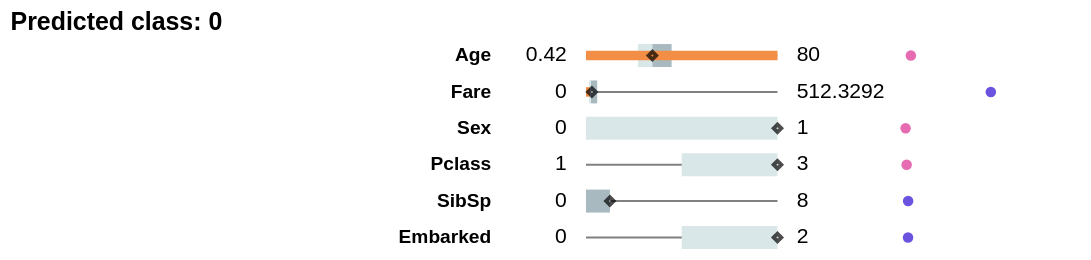

Write notebook code for a chart like this one.
### Code cell
plot_rules(df_viz)

### Figure 1 — Vega-Lite specification as saved in the notebook (floating-point values rounded to 4 significant figures)
{"config": {"view": {"continuousWidth": 400, "continuousHeight": 300, "stroke": "white", "strokeWidth": 1}, "axis": {"grid": false}, "axisX": {"disable": true}, "axisY": {"domain": false, "labelPadding": 50, "minExtent": 300, "ticks": false}, "concat": {"spacing": 5}, "title": {"anchor": "start", "fontWeight": "bold"}}, "vconcat": [{"hconcat": [{"layer": [{"data": {"name": "data-1e2bb72ffc6b0a415e19774cbc120a48"}, "mark": {"type": "bar", "color": "grey", "size": 1}, "encoding": {"x": {"field": "min", "scale": {"clamp": true, "domain": [0.42, 80.0], "nice": false}, "title": null, "type": "quantitative"}, "x2": {"field": "max"}, "y": {"axis": {"labelFontWeight": "bold"}, "field": "index", "title": null, "type": "nominal"}}}, {"data": {"name": "data-1e2bb72ffc6b0a415e19774cbc120a48"}, "mark": {"type": "bar", "color": "#DAE7E8", "size": 12}, "encoding": {"x": {"field": "q1", "scale": {"clamp": true, "domain": [0.42, 80.0], "nice": false}, "title": null, "type": "quantitative"}, "x2": {"field": "median"}}}, {"data": {"name": "data-1e2bb72ffc6b0a415e19774cbc120a48"}, "mark": {"type": "bar", "color": "#A8B9BF", "size": 12}, "encoding": {"x": {"field": "median", "scale": {"clamp": true, "domain": [0.42, 80.0], "nice": false}, "title": null, "type": "quantitative"}, "x2": {"field": "q3"}}}, {"data": {"name": "data-1e2bb72ffc6b0a415e19774cbc120a48"}, "mark": {"type": "bar", "color": "#f28e46", "size": 5}, "encoding": {"x": {"field": "thr", "title": null, "type": "quantitative"}, "x2": {"field": "thr2"}, "y": {"field": "index", "title": null, "type": "nominal"}}}, {"data": {"name": "data-1e2bb72ffc6b0a415e19774cbc120a48"}, "mark": {"type": "text", "align": "right", "color": "black", "dx": -10}, "encoding": {"text": {"field": "min", "type": "nominal"}, "x": {"field": "min", "title": null, "type": "quantitative"}}}, {"data": {"name": "data-1e2bb72ffc6b0a415e19774cbc120a48"}, "mark": {"type": "text", "align": "left", "color": "black", "dx": 10}, "encoding": {"text": {"field": "max", "type": "nominal"}, "x": {"field": "max", "title": null, "type": "quantitative"}}}, {"data": {"name": "data-1e2bb72ffc6b0a415e19774cbc120a48"}, "mark": {"type": "point", "color": "black", "shape": "diamond", "size": 16}, "encoding": {"tooltip": [{"field": "inst", "title": "Age"}], "x": {"field": "inst", "scale": {"clamp": true, "domain": [0.42, 80.0], "nice": false}, "title": null, "type": "quantitative"}}}], "height": 12, "width": 100}, {"data": {"name": "data-1e2bb72ffc6b0a415e19774cbc120a48"}, "mark": {"type": "circle", "color": "black"}, "encoding": {"color": {"condition": {"value": "#2C0AD1", "test": "datum.feature_importance > 0"}, "value": "#DB2C8F"}, "tooltip": [{"field": "feature_importance", "title": "Feature importance"}], "x": {"field": "feature_importance", "scale": {"domain": [-1, 1]}, "title": null, "type": "quantitative"}, "y": {"axis": null, "field": "index", "title": null, "type": "nominal"}}, "height": 12, "width": 100}], "spacing": 0}, {"hconcat": [{"layer": [{"data": {"name": "data-7859caaae51a6eb87a0b905db816391f"}, "mark": {"type": "bar", "color": "grey", "size": 1}, "encoding": {"x": {"field": "min", "scale": {"clamp": true, "domain": [0.0, 512.3], "nice": false}, "title": null, "type": "quantitative"}, "x2": {"field": "max"}, "y": {"axis": {"labelFontWeight": "bold"}, "field": "index", "title": null, "type": "nominal"}}}, {"data": {"name": "data-7859caaae51a6eb87a0b905db816391f"}, "mark": {"type": "bar", "color": "#DAE7E8", "size": 12}, "encoding": {"x": {"field": "q1", "scale": {"clamp": true, "domain": [0.0, 512.3], "nice": false}, "title": null, "type": "quantitative"}, "x2": {"field": "median"}}}, {"data": {"name": "data-7859caaae51a6eb87a0b905db816391f"}, "mark": {"type": "bar", "color": "#A8B9BF", "size": 12}, "encoding": {"x": {"field": "median", "scale": {"clamp": true, "domain": [0.0, 512.3], "nice": false}, "title": null, "type": "quantitative"}, "x2": {"field": "q3"}}}, {"data": {"name": "data-7859caaae51a6eb87a0b905db816391f"}, "mark": {"type": "bar", "color": "#f28e46", "size": 5}, "encoding": {"x": {"field": "thr", "title": null, "type": "quantitative"}, "x2": {"field": "thr2"}, "y": {"field": "index", "title": null, "type": "nominal"}}}, {"data": {"name": "data-7859caaae51a6eb87a0b905db816391f"}, "mark": {"type": "text", "align": "right", "color": "black", "dx": -10}, "encoding": {"text": {"field": "min", "type": "nominal"}, "x": {"field": "min", "title": null, "type": "quantitative"}}}, {"data": {"name": "data-7859caaae51a6eb87a0b905db816391f"}, "mark": {"type": "text", "align": "left", "color": "black", "dx": 10}, "encoding": {"text": {"field": "max", "type": "nominal"}, "x": {"field": "max", "title": null, "type": "quantitative"}}}, {"data": {"name": "data-7859caaae51a6eb87a0b905db816391f"}, "mark": {"type": "point", "color": "black", "shape": "diamond", "size": 16}, "encoding": {"tooltip": [{"field": "inst", "title": "Fare"}], "x": {"field": "inst", "scale": {"clamp": true, "domain": [0.0, 512.3], "nice": false}, "title": null, "type": "quantitative"}}}], "height": 12, "width": 100}, {"data": {"name": "data-7859caaae51a6eb87a0b905db816391f"}, "mark": {"type": "circle", "color": "black"}, "encoding": {"color": {"condition": {"value": "#2C0AD1", "test": "datum.feature_importance > 0"}, "value": "#DB2C8F"}, "tooltip": [{"field": "feature_importance", "title": "Feature importance"}], "x": {"field": "feature_importance", "scale": {"domain": [-1, 1]}, "title": null, "type": "quantitative"}, "y": {"axis": null, "field": "index", "title": null, "type": "nominal"}}, "height": 12, "width": 100}], "spacing": 0}, {"hconcat": [{"layer": [{"data": {"name": "data-27eb8cd38ab6627908e9c4f8bb51105f"}, "mark": {"type": "bar", "color": "grey", "size": 1}, "encoding": {"x": {"field": "min", "scale": {"clamp": true, "domain": [0.0, 1.0], "nice": false}, "title": null, "type": "quantitative"}, "x2": {"field": "max"}, "y": {"axis": {"labelFontWeight": "bold"}, "field": "index", "title": null, "type": "nominal"}}}, {"data": {"name": "data-27eb8cd38ab6627908e9c4f8bb51105f"}, "mark": {"type": "bar", "color": "#DAE7E8", "size": 12}, "encoding": {"x": {"field": "q1", "scale": {"clamp": true, "domain": [0.0, 1.0], "nice": false}, "title": null, "type": "quantitative"}, "x2": {"field": "median"}}}, {"data": {"name": "data-27eb8cd38ab6627908e9c4f8bb51105f"}, "mark": {"type": "bar", "color": "#A8B9BF", "size": 12}, "encoding": {"x": {"field": "median", "scale": {"clamp": true, "domain": [0.0, 1.0], "nice": false}, "title": null, "type": "quantitative"}, "x2": {"field": "q3"}}}, {"data": {"name": "data-27eb8cd38ab6627908e9c4f8bb51105f"}, "mark": {"type": "bar", "color": "#f28e46", "size": 5}, "encoding": {"x": {"field": "thr", "title": null, "type": "quantitative"}, "x2": {"field": "thr2"}, "y": {"field": "index", "title": null, "type": "nominal"}}}, {"data": {"name": "data-27eb8cd38ab6627908e9c4f8bb51105f"}, "mark": {"type": "text", "align": "right", "color": "black", "dx": -10}, "encoding": {"text": {"field": "min", "type": "nominal"}, "x": {"field": "min", "title": null, "type": "quantitative"}}}, {"data": {"name": "data-27eb8cd38ab6627908e9c4f8bb51105f"}, "mark": {"type": "text", "align": "left", "color": "black", "dx": 10}, "encoding": {"text": {"field": "max", "type": "nominal"}, "x": {"field": "max", "title": null, "type": "quantitative"}}}, {"data": {"name": "data-27eb8cd38ab6627908e9c4f8bb51105f"}, "mark": {"type": "point", "color": "black", "shape": "diamond", "size": 16}, "encoding": {"tooltip": [{"field": "inst", "title": "Sex"}], "x": {"field": "inst", "scale": {"clamp": true, "domain": [0.0, 1.0], "nice": false}, "title": null, "type": "quantitative"}}}], "height": 12, "width": 100}, {"data": {"name": "data-27eb8cd38ab6627908e9c4f8bb51105f"}, "mark": {"type": "circle", "color": "black"}, "encoding": {"color": {"condition": {"value": "#2C0AD1", "test": "datum.feature_importance > 0"}, "value": "#DB2C8F"}, "tooltip": [{"field": "feature_importance", "title": "Feature importance"}], "x": {"field": "feature_importance", "scale": {"domain": [-1, 1]}, "title": null, "type": "quantitative"}, "y": {"axis": null, "field": "index", "title": null, "type": "nominal"}}, "height": 12, "width": 100}], "spacing": 0}, {"hconcat": [{"layer": [{"data": {"name": "data-47c5d48481e2f7a08ec1a0a1be8bf639"}, "mark": {"type": "bar", "color": "grey", "size": 1}, "encoding": {"x": {"field": "min", "scale": {"clamp": true, "domain": [1.0, 3.0], "nice": false}, "title": null, "type": "quantitative"}, "x2": {"field": "max"}, "y": {"axis": {"labelFontWeight": "bold"}, "field": "index", "title": null, "type": "nominal"}}}, {"data": {"name": "data-47c5d48481e2f7a08ec1a0a1be8bf639"}, "mark": {"type": "bar", "color": "#DAE7E8", "size": 12}, "encoding": {"x": {"field": "q1", "scale": {"clamp": true, "domain": [1.0, 3.0], "nice": false}, "title": null, "type": "quantitative"}, "x2": {"field": "median"}}}, {"data": {"name": "data-47c5d48481e2f7a08ec1a0a1be8bf639"}, "mark": {"type": "bar", "color": "#A8B9BF", "size": 12}, "encoding": {"x": {"field": "median", "scale": {"clamp": true, "domain": [1.0, 3.0], "nice": false}, "title": null, "type": "quantitative"}, "x2": {"field": "q3"}}}, {"data": {"name": "data-47c5d48481e2f7a08ec1a0a1be8bf639"}, "mark": {"type": "bar", "color": "#f28e46", "size": 5}, "encoding": {"x": {"field": "thr", "title": null, "type": "quantitative"}, "x2": {"field": "thr2"}, "y": {"field": "index", "title": null, "type": "nominal"}}}, {"data": {"name": "data-47c5d48481e2f7a08ec1a0a1be8bf639"}, "mark": {"type": "text", "align": "right", "color": "black", "dx": -10}, "encoding": {"text": {"field": "min", "type": "nominal"}, "x": {"field": "min", "title": null, "type": "quantitative"}}}, {"data": {"name": "data-47c5d48481e2f7a08ec1a0a1be8bf639"}, "mark": {"type": "text", "align": "left", "color": "black", "dx": 10}, "encoding": {"text": {"field": "max", "type": "nominal"}, "x": {"field": "max", "title": null, "type": "quantitative"}}}, {"data": {"name": "data-47c5d48481e2f7a08ec1a0a1be8bf639"}, "mark": {"type": "point", "color": "black", "shape": "diamond", "size": 16}, "encoding": {"tooltip": [{"field": "inst", "title": "Pclass"}], "x": {"field": "inst", "scale": {"clamp": true, "domain": [1.0, 3.0], "nice": false}, "title": null, "type": "quantitative"}}}], "height": 12, "width": 100}, {"data": {"name": "data-47c5d48481e2f7a08ec1a0a1be8bf639"}, "mark": {"type": "circle", "color": "black"}, "encoding": {"color": {"condition": {"value": "#2C0AD1", "test": "datum.feature_importance > 0"}, "value": "#DB2C8F"}, "tooltip": [{"field": "feature_importance", "title": "Feature importance"}], "x": {"field": "feature_importance", "scale": {"domain": [-1, 1]}, "title": null, "type": "quantitative"}, "y": {"axis": null, "field": "index", "title": null, "type": "nominal"}}, "height": 12, "width": 100}], "spacing": 0}, {"hconcat": [{"layer": [{"data": {"name": "data-be7674413045a3cd6736532127ee160d"}, "mark": {"type": "bar", "color": "grey", "size": 1}, "encoding": {"x": {"field": "min", "scale": {"clamp": true, "domain": [0.0, 8.0], "nice": false}, "title": null, "type": "quantitative"}, "x2": {"field": "max"}, "y": {"axis": {"labelFontWeight": "bold"}, "field": "index", "title": null, "type": "nominal"}}}, {"data": {"name": "data-be7674413045a3cd6736532127ee160d"}, "mark": {"type": "bar", "color": "#DAE7E8", "size": 12}, "encoding": {"x": {"field": "q1", "scale": {"clamp": true, "domain": [0.0, 8.0], "nice": false}, "title": null, "type": "quantitative"}, "x2": {"field": "median"}}}, {"data": {"name": "data-be7674413045a3cd6736532127ee160d"}, "mark": {"type": "bar", "color": "#A8B9BF", "size": 12}, "encoding": {"x": {"field": "median", "scale": {"clamp": true, "domain": [0.0, 8.0], "nice": false}, "title": null, "type": "quantitative"}, "x2": {"field": "q3"}}}, {"data": {"name": "data-be7674413045a3cd6736532127ee160d"}, "mark": {"type": "bar", "color": "#f28e46", "size": 5}, "encoding": {"x": {"field": "thr", "title": null, "type": "quantitative"}, "x2": {"field": "thr2"}, "y": {"field": "index", "title": null, "type": "nominal"}}}, {"data": {"name": "data-be7674413045a3cd6736532127ee160d"}, "mark": {"type": "text", "align": "right", "color": "black", "dx": -10}, "encoding": {"text": {"field": "min", "type": "nominal"}, "x": {"field": "min", "title": null, "type": "quantitative"}}}, {"data": {"name": "data-be7674413045a3cd6736532127ee160d"}, "mark": {"type": "text", "align": "left", "color": "black", "dx": 10}, "encoding": {"text": {"field": "max", "type": "nominal"}, "x": {"field": "max", "title": null, "type": "quantitative"}}}, {"data": {"name": "data-be7674413045a3cd6736532127ee160d"}, "mark": {"type": "point", "color": "black", "shape": "diamond", "size": 16}, "encoding": {"tooltip": [{"field": "inst", "title": "SibSp"}], "x": {"field": "inst", "scale": {"clamp": true, "domain": [0.0, 8.0], "nice": false}, "title": null, "type": "quantitative"}}}], "height": 12, "width": 100}, {"data": {"name": "data-be7674413045a3cd6736532127ee160d"}, "mark": {"type": "circle", "color": "black"}, "encoding": {"color": {"condition": {"value": "#2C0AD1", "test": "datum.feature_importance > 0"}, "value": "#DB2C8F"}, "tooltip": [{"field": "feature_importance", "title": "Feature importance"}], "x": {"field": "feature_importance", "scale": {"domain": [-1, 1]}, "title": null, "type": "quantitative"}, "y": {"axis": null, "field": "index", "title": null, "type": "nominal"}}, "height": 12, "width": 100}], "spacing": 0}, {"hconcat": [{"layer": [{"data": {"name": "data-a73d0869afbaf9ed53933153564db548"}, "mark": {"type": "bar", "color": "grey", "size": 1}, "encoding": {"x": {"field": "min", "scale": {"clamp": true, "domain": [0.0, 2.0], "nice": false}, "title": null, "type": "quantitative"}, "x2": {"field": "max"}, "y": {"axis": {"labelFontWeight": "bold"}, "field": "index", "title": null, "type": "nominal"}}}, {"data": {"name": "data-a73d0869afbaf9ed53933153564db548"}, "mark": {"type": "bar", "color": "#DAE7E8", "size": 12}, "encoding": {"x": {"field": "q1", "scale": {"clamp": true, "domain": [0.0, 2.0], "nice": false}, "title": null, "type": "quantitative"}, "x2": {"field": "median"}}}, {"data": {"name": "data-a73d0869afbaf9ed53933153564db548"}, "mark": {"type": "bar", "color": "#A8B9BF", "size": 12}, "encoding": {"x": {"field": "median", "scale": {"clamp": true, "domain": [0.0, 2.0], "nice": false}, "title": null, "type": "quantitative"}, "x2": {"field": "q3"}}}, {"data": {"name": "data-a73d0869afbaf9ed53933153564db548"}, "mark": {"type": "bar", "color": "#f28e46", "size": 5}, "encoding": {"x": {"field": "thr", "title": null, "type": "quantitative"}, "x2": {"field": "thr2"}, "y": {"field": "index", "title": null, "type": "nominal"}}}, {"data": {"name": "data-a73d0869afbaf9ed53933153564db548"}, "mark": {"type": "text", "align": "right", "color": "black", "dx": -10}, "encoding": {"text": {"field": "min", "type": "nominal"}, "x": {"field": "min", "title": null, "type": "quantitative"}}}, {"data": {"name": "data-a73d0869afbaf9ed53933153564db548"}, "mark": {"type": "text", "align": "left", "color": "black", "dx": 10}, "encoding": {"text": {"field": "max", "type": "nominal"}, "x": {"field": "max", "title": null, "type": "quantitative"}}}, {"data": {"name": "data-a73d0869afbaf9ed53933153564db548"}, "mark": {"type": "point", "color": "black", "shape": "diamond", "size": 16}, "encoding": {"tooltip": [{"field": "inst", "title": "Embarked"}], "x": {"field": "inst", "scale": {"clamp": true, "domain": [0.0, 2.0], "nice": false}, "title": null, "type": "quantitative"}}}], "height": 12, "width": 100}, {"data": {"name": "data-a73d0869afbaf9ed53933153564db548"}, "mark": {"type": "circle", "color": "black"}, "encoding": {"color": {"condition": {"value": "#2C0AD1", "test": "datum.feature_importance > 0"}, "value": "#DB2C8F"}, "tooltip": [{"field": "feature_importance", "title": "Feature importance"}], "x": {"field": "feature_importance", "scale": {"domain": [-1, 1]}, "title": null, "type": "quantitative"}, "y": {"axis": null, "field": "index", "title": null, "type": "nominal"}}, "height": 12, "width": 100}], "spacing": 0}], "title": "Predicted class: 0", "$schema": "https://vega.github.io/schema/vega-lite/v4.17.0.json", "datasets": {"data-1e2bb72ffc6b0a415e19774cbc120a48": [{"index": "Age", "min": 0.42, "max": 80.0, "std": 13.07, "q1": 22.0, "median": 28.0, "q3": 36.0, "op": ">", "thr": -5.971, "is_continuous": true, "inst": 28.0, "thr2": 80.0, "feature_importance": -0.08685}], "data-7859caaae51a6eb87a0b905db816391f": [{"index": "Fare", "min": 0.0, "max": 512.3, "std": 47.76, "q1": 7.896, "median": 13.5, "q3": 30.0, "op": "<=", "thr": 10.04, "is_continuous": true, "inst": 15.85, "thr2": 0.0, "feature_importance": 0.06813}], "data-27eb8cd38ab6627908e9c4f8bb51105f": [{"index": "Sex", "min": 0.0, "max": 1.0, "std": 0.4768, "q1": 0.0, "median": 1.0, "q3": 1.0, "op": null, "thr": null, "is_continuous": null, "inst": 1.0, "thr2": null, "feature_importance": -0.02197}], "data-47c5d48481e2f7a08ec1a0a1be8bf639": [{"index": "Pclass", "min": 1.0, "max": 3.0, "std": 0.8309, "q1": 2.0, "median": 3.0, "q3": 3.0, "op": null, "thr": null, "is_continuous": null, "inst": 3.0, "thr2": null, "feature_importance": -0.01103}], "data-be7674413045a3cd6736532127ee160d": [{"index": "SibSp", "min": 0.0, "max": 8.0, "std": 0.9645, "q1": 0.0, "median": 0.0, "q3": 1.0, "op": null, "thr": null, "is_continuous": null, "inst": 1.0, "thr2": null, "feature_importance": 0.004549}], "data-a73d0869afbaf9ed53933153564db548": [{"index": "Embarked", "min": 0.0, "max": 2.0, "std": 0.8055, "q1": 1.0, "median": 2.0, "q3": 2.0, "op": null, "thr": null, "is_continuous": null, "inst": 2.0, "thr2": null, "feature_importance": 0.003307}]}}
